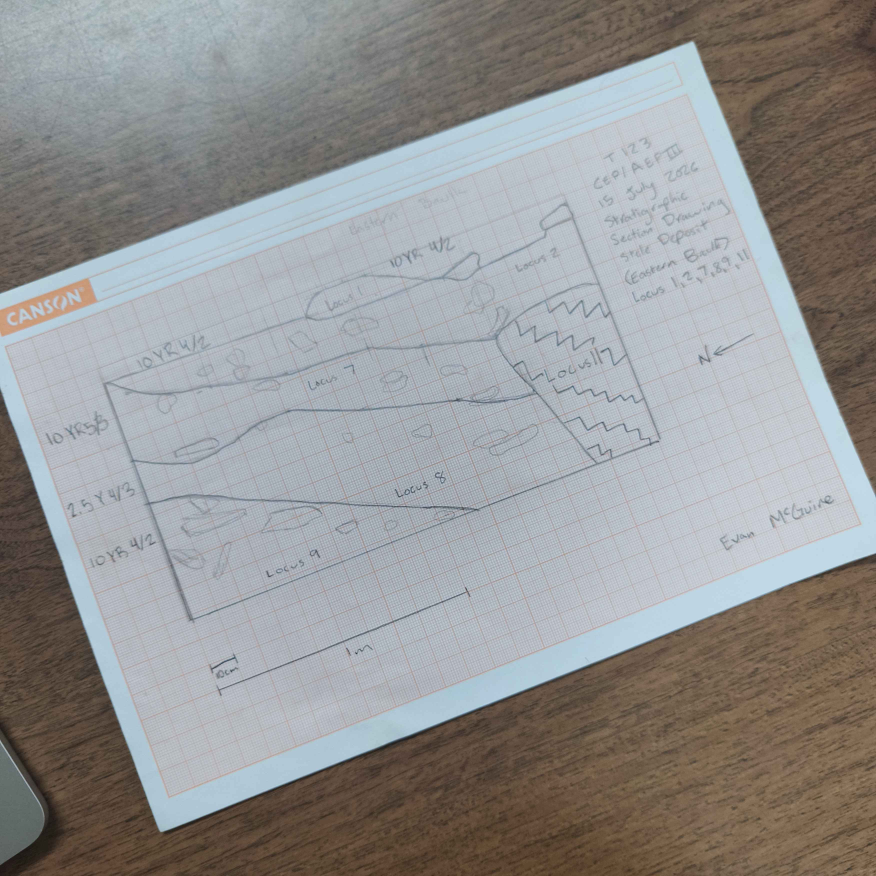
#> input picture 01_scans/trench233.jpg, 3504 x 3504 px (shown at 1/4 size)
$ python -i preprocess.py   (imports and definitions only)
#> lines starting #> are read from the running program, lines starting #| are printed output that depends on the picture
"""
Clean an archival trench-drawing scan so a vision model (or a
human) can resolve the boundary lines more accurately.

Adapted from the original CLI script into an importable function for the web
app. Logic is unchanged; only the entry point differs (function call instead
of argparse), so results match the original CLI byte-for-byte given the same
inputs.
"""

import os

import cv2
import numpy as np


# [44 lines left out: functions recommend_upscale, probe_dimensions, not called in this run]


def load_image(path, pdf_dpi=300, pdf_page=1):
    """Load an input scan as a BGR array, transparently rasterizing PDFs."""
    if path.lower().endswith(".pdf"):
        try:
            from pdf2image import convert_from_path
        except ImportError as error:
            raise RuntimeError(
                "PDF input requires pdf2image (`pip install pdf2image "
                "--break-system-packages`) and poppler "
                "(`apt install poppler-utils`)."
            ) from error
        pages = convert_from_path(path, dpi=pdf_dpi)
        if pdf_page < 1 or pdf_page > len(pages):
            raise RuntimeError(
                f"{path} has {len(pages)} page(s); page {pdf_page} is out of range."
            )
        pil_img = pages[pdf_page - 1].convert("RGB")
        return cv2.cvtColor(np.array(pil_img), cv2.COLOR_RGB2BGR)
    return cv2.imread(path)


def flatten_background(gray):
    """Divide out large-scale illumination/paper tone so faint ink is even."""
    bg = cv2.GaussianBlur(gray, (0, 0), sigmaX=25)
    bg = np.where(bg == 0, 1, bg)
    norm = gray.astype(np.float32) / bg.astype(np.float32)
    norm = np.clip(norm * 200.0, 0, 255).astype(np.uint8)
    return norm


# [21 lines left out: function deskew, not called in this run]


def clean(gray, upscale=2):
    """The recommended pipeline: flatten -> upscale -> CLAHE -> mild sharpen."""
    flat = flatten_background(gray)
    if upscale and upscale != 1:
        flat = cv2.resize(
            flat, None, fx=upscale, fy=upscale, interpolation=cv2.INTER_LANCZOS4
        )
    clahe = cv2.createCLAHE(clipLimit=2.0, tileGridSize=(8, 8))
    eq = clahe.apply(flat)
    blur = cv2.GaussianBlur(eq, (0, 0), sigmaX=1.2)
    sharp = cv2.addWeighted(eq, 1.5, blur, -0.5, 0)
    return sharp


# [11 lines left out: function high_contrast, not called in this run]


def run_preprocess(
    input_path,
    outdir,
    upscale=2.0,
    deskew_flag=False,
    highcontrast=False,
    pdf_dpi=300,
    pdf_page=1,
):
    """Run the full preprocess stage. Returns a dict describing outputs."""
#> called with input_path = '../../01_scans/trench233.jpg', outdir = 'out.png', upscale = 2, deskew_flag = False, highcontrast = False, pdf_dpi = 300, pdf_page = 1
    img = load_image(input_path, pdf_dpi=pdf_dpi, pdf_page=pdf_page)
#> in load_image, returned value is the input picture: shape (3504, 3504, 3); mean B, G, R 147.5, 147.9, 148
    if img is None:
        raise RuntimeError(f"could not read {input_path}")
    gray = cv2.cvtColor(img, cv2.COLOR_BGR2GRAY)
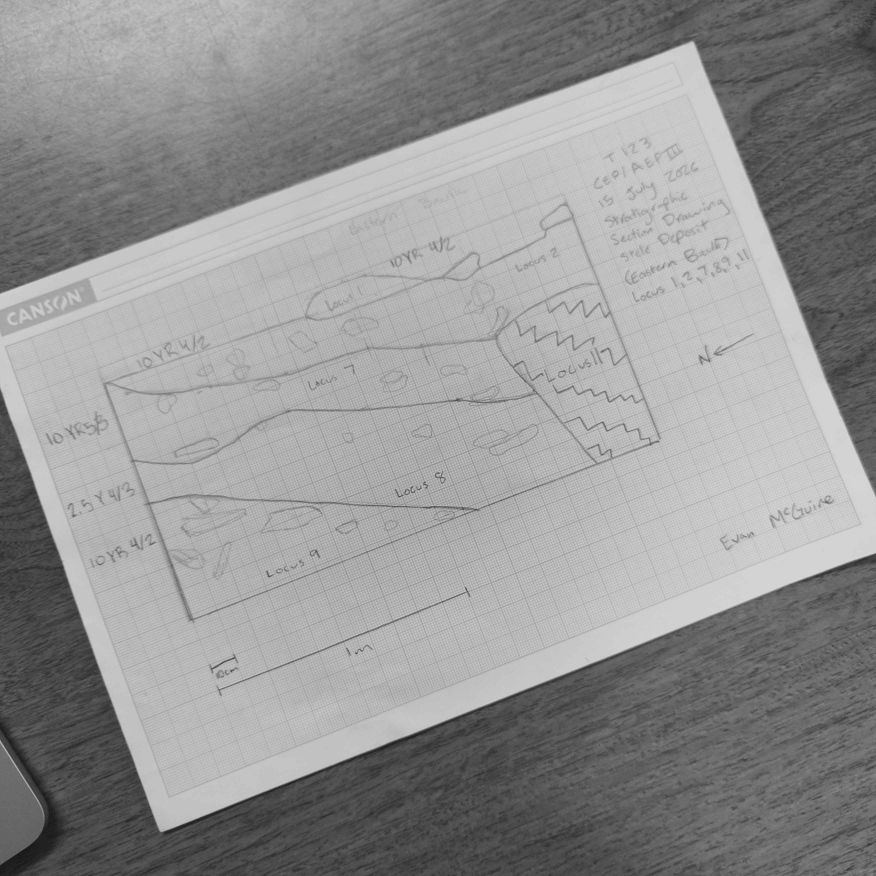
#> gray: shape (3504, 3504) (shown at 1/4 size); min 15, max 225, mean 147.9

    skew = 0.0
    if deskew_flag:
        gray, skew = deskew(gray)

    os.makedirs(outdir, exist_ok=True)
    name = os.path.splitext(os.path.basename(input_path))[0]

    clean_img = clean(gray, upscale=upscale)
#> in flatten_background, `bg = cv2.GaussianBlur(gray, (0, 0), sigmaX=25)`:
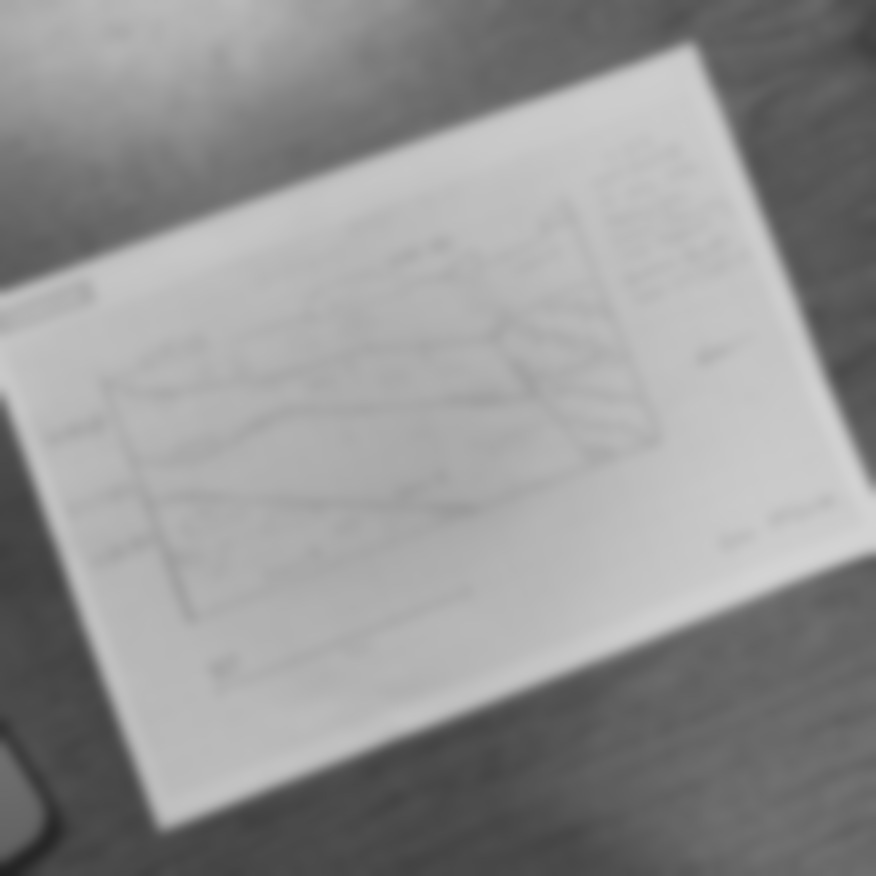
#> bg: shape (3504, 3504) (shown at 1/4 size); min 33, max 211, mean 147.9
#> in flatten_background, `norm = gray.astype(np.float32) / bg.astype(np.float32)`:
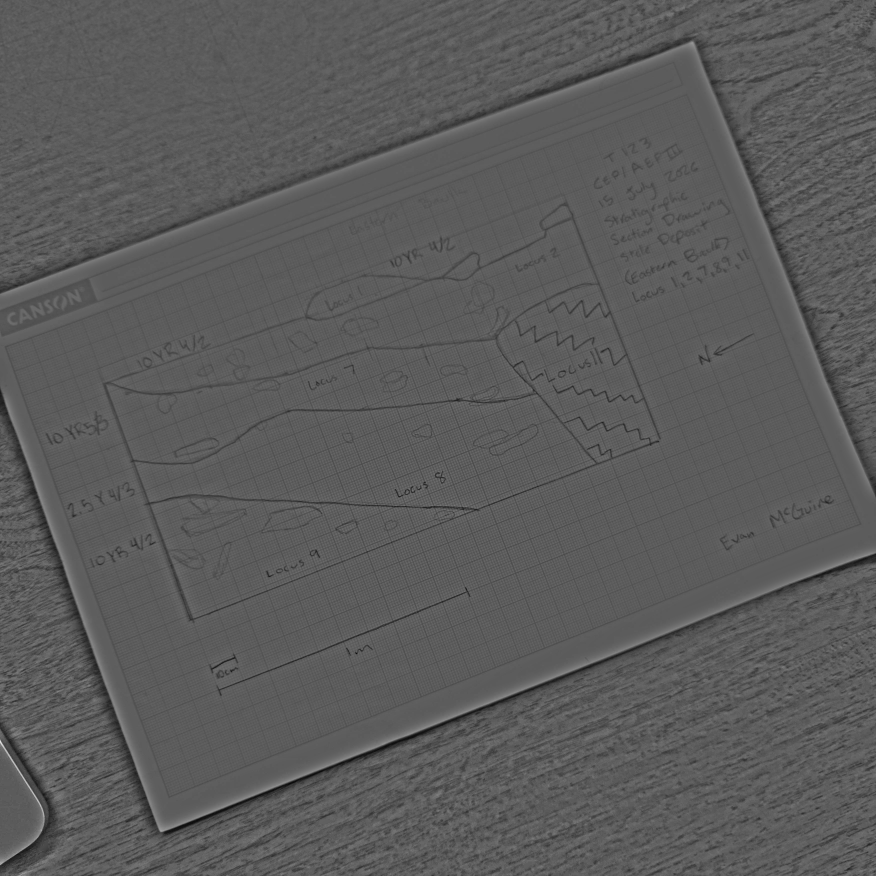
#> norm: shape (3504, 3504) float32 (shown at 1/4 size); min 0.19, max 2.44, mean 0.997; drawn with min black and max white
#> in flatten_background, `norm = np.clip(norm * 200.0, 0, 255).astype(np.uint8)`:
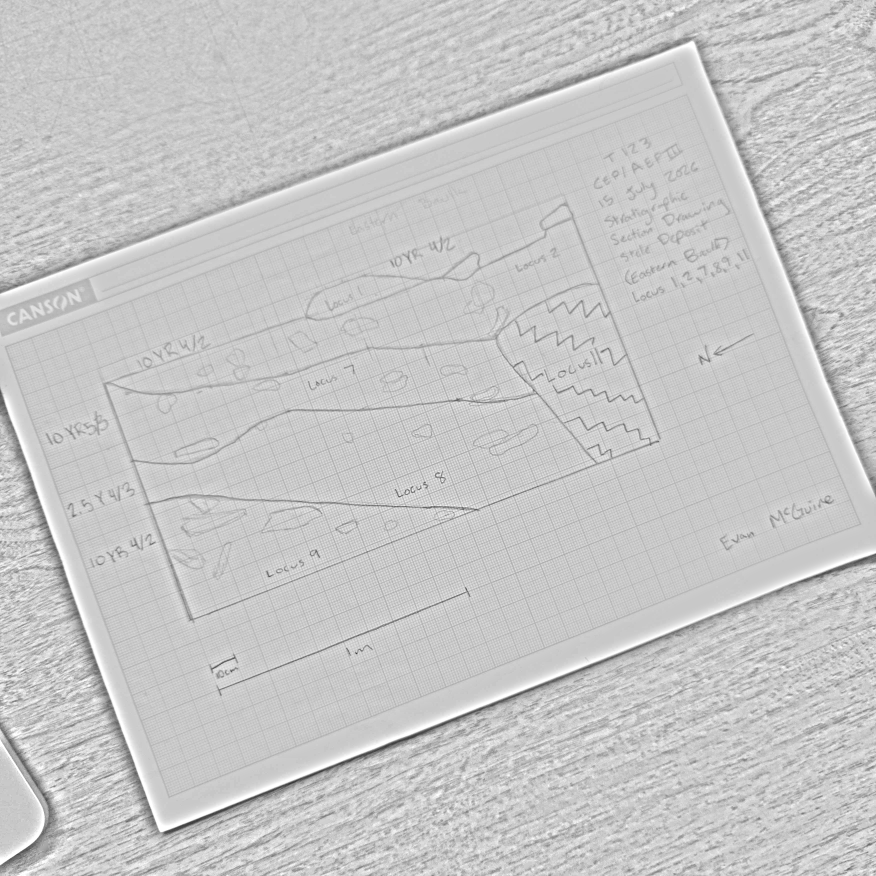
#> norm: shape (3504, 3504) (shown at 1/4 size); min 37, max 255, mean 198.9
#> in clean, `eq = clahe.apply(flat)`:
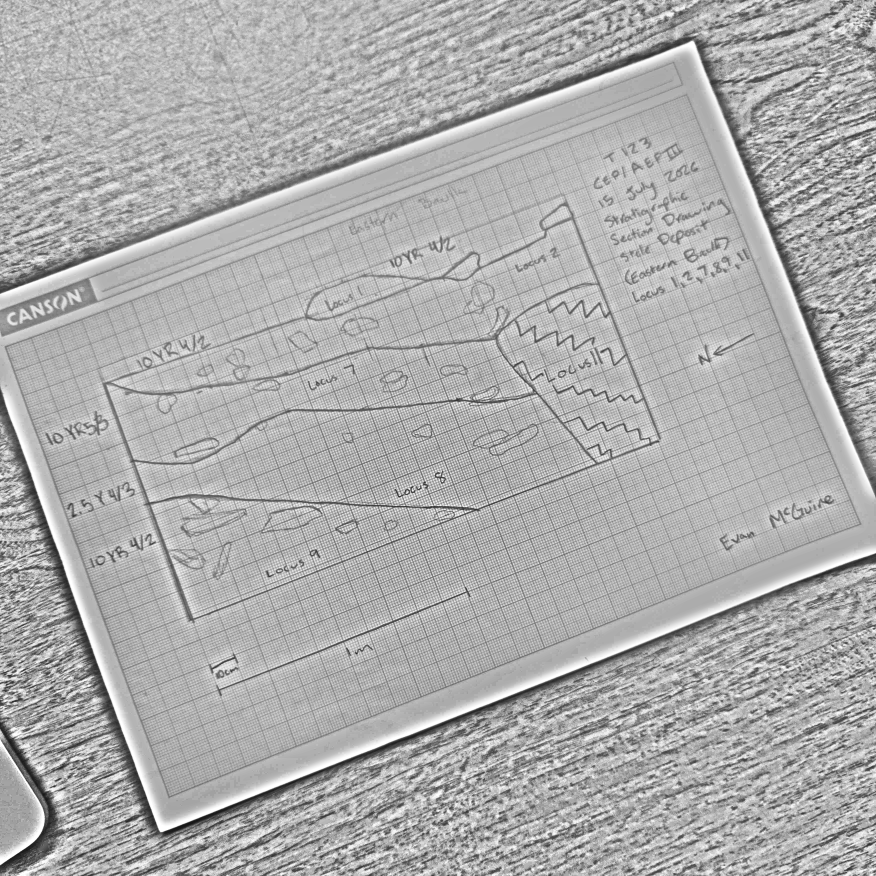
#> eq: shape (7008, 7008) (shown at 1/8 size); min 15, max 255, mean 172.9
    clean_path = os.path.join(outdir, f"{name}_clean.png")
    cv2.imwrite(clean_path, clean_img)

    outputs = {"clean": clean_path}
    if highcontrast:
        hc = high_contrast(gray, upscale=upscale)
        hc_path = os.path.join(outdir, f"{name}_highcontrast.png")
        cv2.imwrite(hc_path, hc)
        outputs["highcontrast"] = hc_path

    return {"deskew_angle": skew, "outputs": outputs}

>>> result = run_preprocess('../../01_scans/trench233.jpg', 'out.png')
